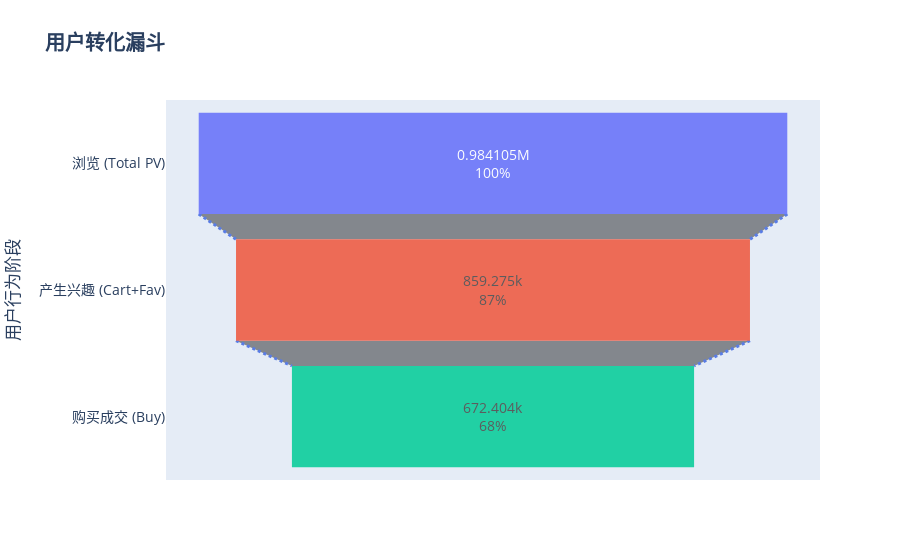

Here is the notebook cell this chart was saved with:
### Code cell
stages = ["浏览 (Total PV)", "产生兴趣 (Cart+Fav)", "购买成交 (Buy)"]
values = [df_funnel['uv_pv'].values[0], df_funnel['uv_interest'].values[0], df_funnel['uv_buy'].values[0]]

# 计算流失数据用于标注
drop_off_count = values[1] - values[2]
drop_off_rate = round(drop_off_count / values[1] * 100, 1)

fig = go.Figure(go.Funnel(
    y = stages,
    x = values,
    textposition = "inside",
    textinfo = "value+percent initial", # 显示数值 + 占第一步的百分比
    opacity = 0.85, 
    marker = {
        "color": ["#636EFA", "#EF553B", "#00CC96"], # 蓝(浏览) -> 红(兴趣) -> 绿(成交)
        "line": {"width": [0, 0, 0], "color": "wheat"}
    },
    connector = {"line": {"color": "royalblue", "dash": "dot", "width": 3}}
))

# 添加标题和核心洞察
fig.update_layout(
    title_text=f"<b>用户转化漏斗</b>",
    yaxis_title="用户行为阶段",
    font=dict(size=14),
    funnelmode="stack"
)

fig.show()

### Figure 1 — Plotly figure (JSON) as saved in the notebook; plotly's stock layout.template omitted (floating-point values rounded to 4 significant figures)
{"data": [{"connector": {"line": {"color": "royalblue", "dash": "dot", "width": 3}}, "marker": {"color": ["#636EFA", "#EF553B", "#00CC96"], "line": {"color": "wheat", "width": [0, 0, 0]}}, "opacity": 0.85, "textinfo": "value+percent initial", "textposition": "inside", "type": "funnel", "x": [984105, 859275, 672404], "y": ["浏览 (Total PV)", "产生兴趣 (Cart+Fav)", "购买成交 (Buy)"]}], "layout": {"font": {"size": 14}, "funnelmode": "stack", "title": {"text": "<b>用户转化漏斗</b>"}, "yaxis": {"title": {"text": "用户行为阶段"}}}}
